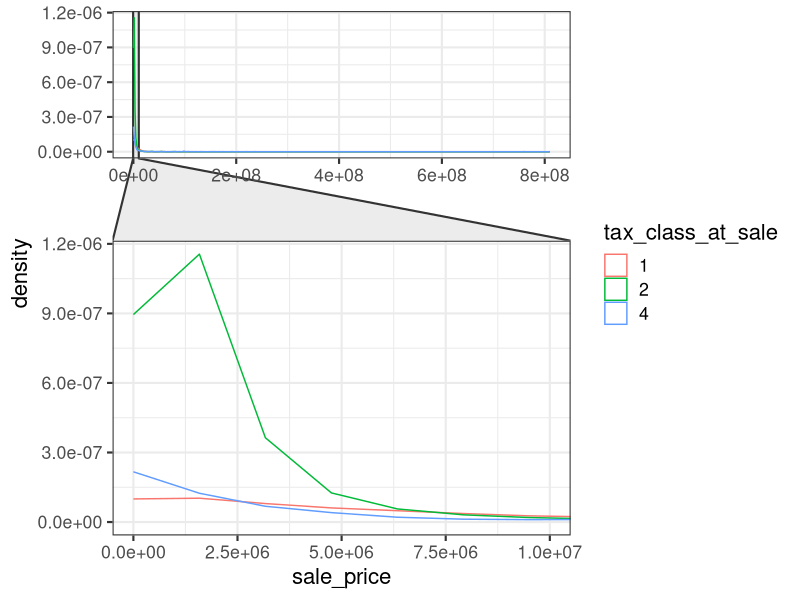
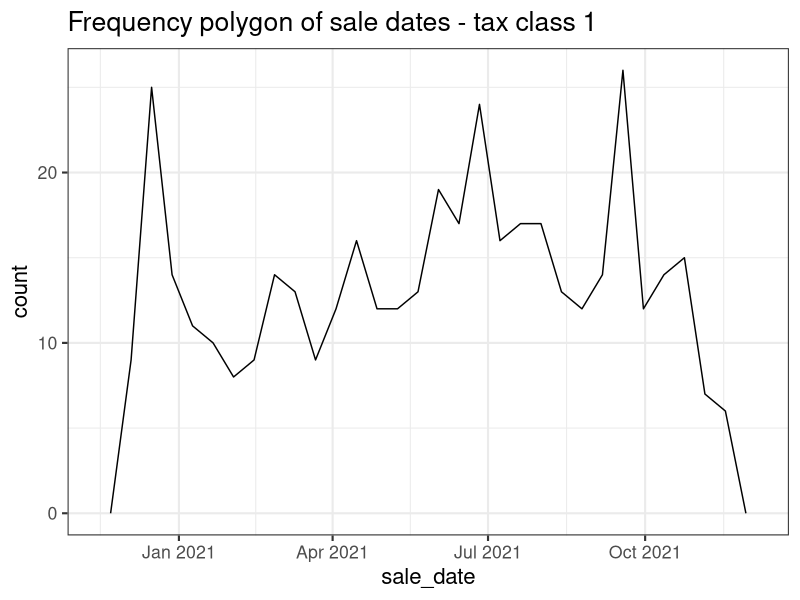
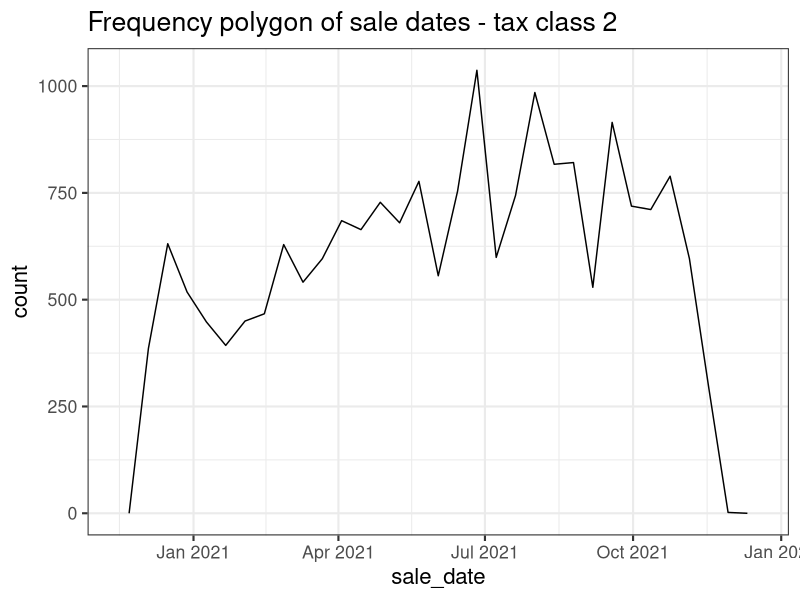
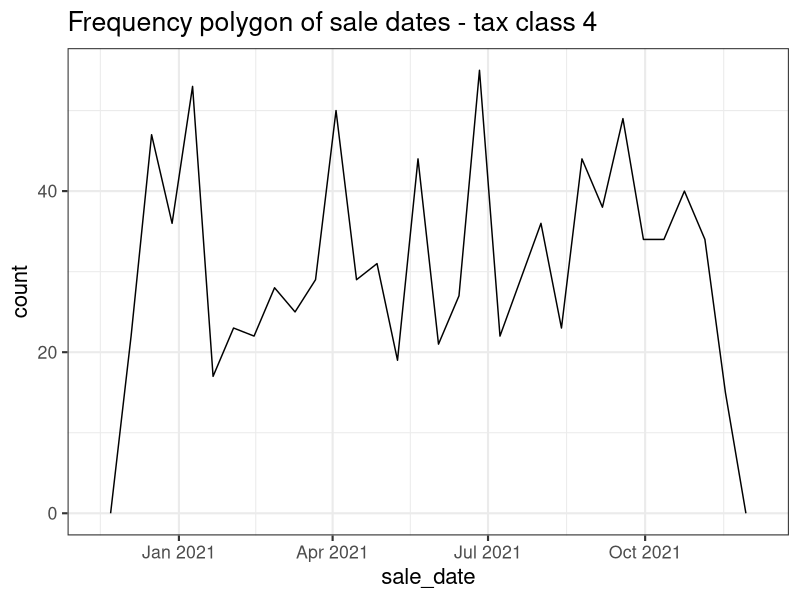
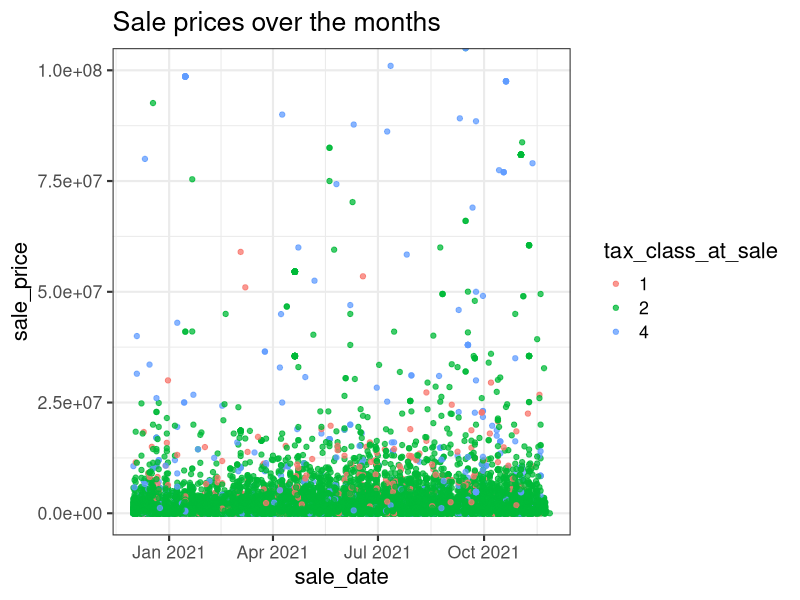

Write R code to recreate these figures, in order.
library(tibble)
library(ggplot2)
library(tidyverse)
library(ggforce)
library(dplyr)
theme_set(theme_bw(16))


##### Pre-processing #####
# excel file converted to csv and read
sales <- read.csv("rollingsales_manhattan.csv", skip=5, header=FALSE)
colnames(sales) <- c("borough", "neighborhood", "building_class_category", "tax_class_at_present", "block", "lot", "easement", 
                    "building_class_at_present", "address", "apartment_number", "zipcode", "residential_units", "commercial_units", 
                    "total_units", "land_sqft", "gross_sqft", "year_built", "tax_class_at_sale", "building_class_at_sale",
                    "sale_price","sale_date")

#View(sales)

sales_data <- as_tibble(sales)
summary(sales_data)

# removing borough, easement, address, and apartment number columns
sales_data <- sales_data %>% select(-c(borough,easement,address,apartment_number,gross_sqft))

# converting land sq.feet, gross sq.feet, and sale price to numeric 
sales_data$land_sqft = as.numeric(gsub(",", "", sales_data$land_sqft))
sales_data$sale_price = as.numeric(gsub(",", "", sales_data$sale_price))

summary(sales_data)

# converting the character type variables and some numeric type variables to factors
sales_data$neighborhood <- factor(sales_data$neighborhood)
sales_data$building_class_category <- factor(sales_data$building_class_category)
sales_data$tax_class_at_present <- factor(sales_data$tax_class_at_present)
#sales_data$block <- factor(sales_data$block)
#sales_data$lot <- factor(sales_data$lot)
sales_data$building_class_at_present <- factor(sales_data$building_class_at_present)
sales_data$zipcode <- factor(sales_data$zipcode)
sales_data$residential_units <- factor(sales_data$residential_units)
sales_data$commercial_units <- factor(sales_data$commercial_units)
sales_data$total_units <- factor(sales_data$total_units)
sales_data$year_built <- factor(sales_data$year_built)
sales_data$tax_class_at_sale <- factor(sales_data$tax_class_at_sale)
sales_data$building_class_at_sale <- factor(sales_data$building_class_at_sale)

# converting the date column to date type
sales_data$sale_date <- as.Date(sales_data$sale_date, "%m/%d/%Y")

summary(sales_data)

# PLOT
# - Most of the buildings sold fall under $7.5M price range
# - Most building sold fall under tax class 2
ggplot(data=sales_data, mapping=aes(x=sale_price, color=tax_class_at_sale)) +
  geom_density() +
  facet_zoom(xlim = c(0, 10000000))
  ggtitle("Distribution of sale prices less than $10M")

# PLOT
sales_data %>% 
  filter(tax_class_at_sale == 1) %>%
  ggplot(aes(x = sale_date)) + 
  geom_freqpoly(binwidth = 12) +
  ggtitle("Frequency polygon of sale dates - tax class 1")

sales_data %>% 
  filter(tax_class_at_sale == 2) %>%
  ggplot(aes(x = sale_date)) + 
  geom_freqpoly(binwidth = 12) +
  ggtitle("Frequency polygon of sale dates - tax class 2")

sales_data %>% 
  filter(tax_class_at_sale == 4) %>%
  ggplot(aes(x = sale_date)) + 
  geom_freqpoly(binwidth = 12) +
  ggtitle("Frequency polygon of sale dates - tax class 4")

#PLOT
ggplot(data = sales_data) +
  geom_point(mapping = aes(x = sale_date, y = sale_price, color = tax_class_at_sale), alpha = 0.75) +
  coord_cartesian(ylim = c(0, 100000000))+
  ggtitle("Sale prices over the months")


# Removing sales less than $1000
sales_data <- filter(sales_data, sale_price>1000)

# Removing missing data
sales_data <- filter(sales_data, !is.na(sales_data$year_built), !is.na(sales_data$land_sqft))
dim(sales_data)

# Remove duplicate rows if any
sales_data <- sales_data %>% distinct()

summary(sales_data)
sapply(sales_data, function(x) sum(is.na(x)))
dim(sales_data)


#### Analysis ####
library(caret)
require(nnet)

# creating a target variable, Area, from land square feet column
sales_data <- sales_data %>%
  mutate(Area = case_when(land_sqft<=1754 ~ 1,
                          land_sqft<=2300 ~ 2,
                          land_sqft<=4112 ~ 3,
                          land_sqft<=659375 ~ 4))

sales_data <- sales_data %>% select(-c(land_sqft))
sales_data$Area <- factor(sales_data$Area)


summary(sales_data)

# splitting the data set
sales_data <- select(sales_data, c("neighborhood", "building_class_category", "block", "lot", "tax_class_at_sale", "building_class_at_sale",
                                   "sale_price", "Area"))

features = setdiff(names(sales_data),'Area')
summary(sales_data)

index <- createDataPartition(sales_data$Area, p = .70, list = FALSE)
train <- sales_data[index,]
test <- sales_data[-index,]

# Setting the reference level since this is a multinomial classifier
train$Area <- relevel(train$Area, ref = 1)

# Training the multinomial model
multinom_model <- multinom(train$Area ~ ., data = train[1:7])

# Checking the model
summary(multinom_model)

# converting coefficients to odds
exp(coef(multinom_model))

head(round(fitted(multinom_model), 2))

# Predicting the class for test dataset
test$ClassPredicted <- predict(multinom_model, newdata = test[1:7], "class")

confusionMatrix(table(test$ClassPredicted, 
                      test$Area), positive="1")

